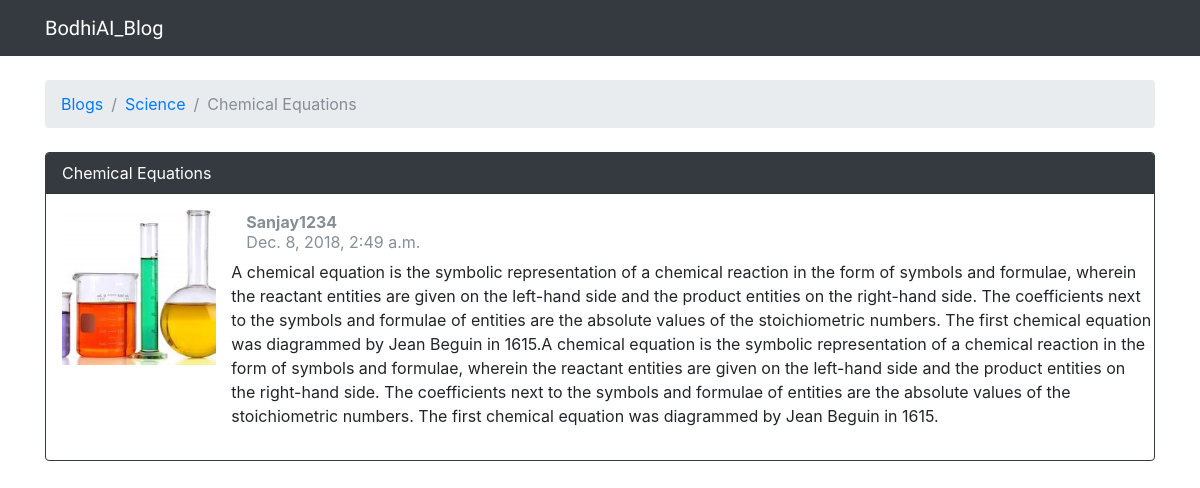
/2/topics/5/, run on the app's committed database.
### BodhiAI_Blog_App/models.py (models this page shows, shortened)
class Topic(models.Model):
    subject = models.CharField(max_length=255)
    last_updated = models.DateTimeField(auto_now_add=True)
    category = models.ForeignKey(Category,on_delete=models.CASCADE, related_name='topics')
    Publisher = models.ForeignKey(User,on_delete=models.CASCADE,related_name='topics')

class Category(models.Model):
    name = models.CharField(max_length=30, unique=True)
    description = models.CharField(max_length=100)

class Blog(models.Model):
    Blog_Text = models.TextField(max_length=4000)
    topic = models.ForeignKey(Topic,on_delete=models.CASCADE, related_name='posts')
    created_at = models.DateTimeField(auto_now_add=True)
    updated_at = models.DateTimeField(null=True)
    created_by = models.ForeignKey(User,on_delete=models.CASCADE, related_name='posts')
    updated_by = models.ForeignKey(User,on_delete=models.CASCADE,null=True, related_name='+')
    Image = models.ImageField(upload_to='static/media', blank=True, max_length=100)

### BodhiAI_Blog_App/views.py (the view)
# urls.py: url(r'^(?P<pk>\d+)/topics/(?P<topic_pk>\d+)/$', views.topic_posts, name='topic_posts')
def topic_posts(request, pk, topic_pk):
    topic = get_object_or_404(Topic, category__pk=pk, pk=topic_pk)
    blog =  Blog.objects.all()
    topic.save()
    return render(request, 'topic_posts.html', {'topic': topic,"blog":blog})

### templates/topic_posts.html (shortened to what this page needs)
{% extends 'base.html' %}
{% load static %}
{% block breadcrumb %}
  <li class="breadcrumb-item"><a href="{% url 'home' %}">Blogs</a></li>
  <li class="breadcrumb-item"><a href="{% url 'category_topics' topic.category.pk %}">{{ topic.category.name }}</a></li>
  <li class="breadcrumb-item active">{{ topic.subject }}</li>
{% endblock %}
{% block content %}
  {% for post in topic.posts.all %}
    <div class="card mb-2 {% if forloop.first %}border-dark{% endif %}">
      {% if forloop.first %}
        <div class="card-header text-white bg-dark py-2 px-3">{{ topic.subject }}</div>
      {% endif %}
      <div class="card-body p-3">
        <div class="row">
          <div class="col-2">
            <img src="{% static 'img/thTVUKWIFV.jpg' %}"  alt="{{ post.created_by.username }}" class="w-100">
          </div>
          <div class="col-10">
            <div class="row mb-3">
              <div class="col-6">
                <strong class="text-muted">{{ post.created_by.username }}</strong>
                  <h5>
                <small class="text-muted">{{ post.created_at }}</small></h5>
              </div>
                {{ post.Blog_Text}}
          </div>
        </div>
      </div>
    </div>
  {% endfor %}
{% endblock %}

### data on the page
Topic: category.name "Science", subject "Chemical Equations"
Blog: created_by.username "Sanjay1234", created_at "Dec. 8, 2018, 2:49 a.m.", Blog_Text "A chemical equation is the symbolic representation of a chemical reaction in the form of symbols and formulae, wherein the reactant entities are given on the left-hand side and the product entities on the right-hand side. The coefficients next to the symbols and formulae of entities are the absolute values of the stoichiometric numbers. The first chemical equation was diagrammed by Jean Beguin in 1615.A chemical equation is the symbolic representation of a chemical reaction in the form of symbols and formulae, wherein the reactant entities are given on the left-hand side and the product entities on the right-hand side. The coefficients next to the symbols and formulae of entities are the…"
